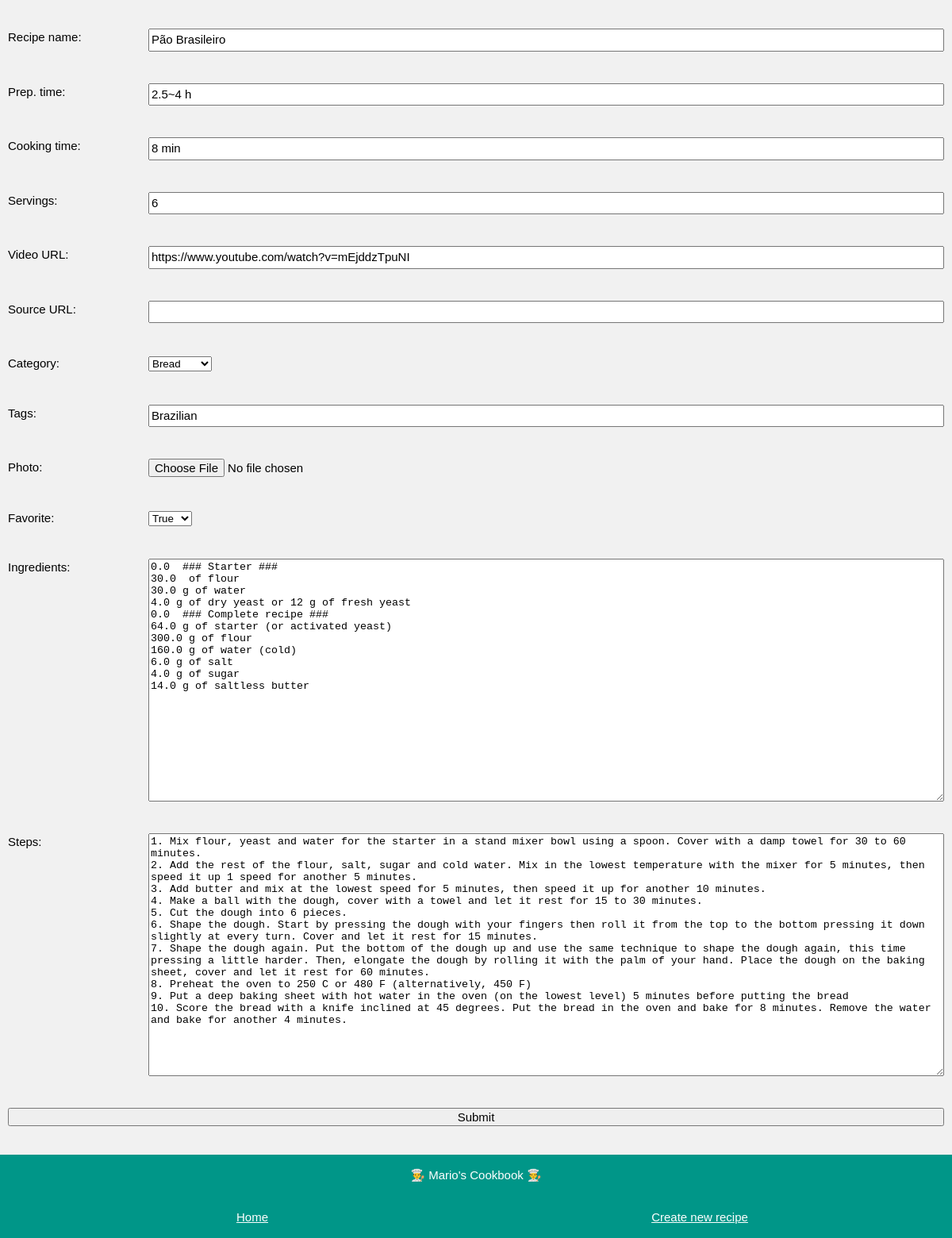
Page /edit/Pão Brasileiro on the committed database.
### app_config.py (models this page shows, shortened)
class Recipe(db.Model):
    name = db.Column(db.String, nullable=False, unique=True, primary_key=True)
    prepTime = db.Column(db.String, nullable=False)
    cookingTime = db.Column(db.String, nullable=False)
    servings = db.Column(db.Integer, nullable=False)
    videoURL = db.Column(db.String, nullable=False)
    sourceURL = db.Column(db.String, nullable=False)
    steps = db.Column(db.Text, nullable=False)
    photo = db.Column(db.String, nullable=False)
    favorite = db.Column(db.Boolean, default=False)
    category = db.Column(db.String, nullable=False)
    tags = db.Column(db.String, nullable=False)
    ingredients = db.relationship('Ingredient', backref='recipe', lazy=True)

class Ingredient(db.Model):
    id = db.Column(db.Integer, primary_key=True)
    name = db.Column(db.String, nullable=False)
    amount = db.Column(db.Float, default=0)
    unit = db.Column(db.String, default='')
    recipe_name = db.Column(db.String, db.ForeignKey('recipe.name'), nullable=False)

### app_edit.py (the view, shortened to what this page needs)
@app.route('/edit/<name>', methods=['POST', 'GET'])
def edit(name):
    if request.method == 'GET':
        recipe = Recipe.query.get(name)
        amounts = []
        for ingredient in recipe.ingredients:
            amount = ingredient.amount
            amounts.append(amount)
        n_amounts = range(len(amounts))
        return render_template('edit.html', recipe=recipe, amounts=amounts,
                               n_amounts=n_amounts, new=False, categories = known_categories)

### templates/edit.html (shortened to what this page needs)
<!DOCTYPE html>
<html>
<head>
    <link rel="stylesheet" href="../static/css/edit.css">
    <link rel='stylesheet' href='../static/css/fonts.css'>
</head>
<body class="background-color">
    <div class="page-container">
        {% if new == False %}
        <form action="/edit/{{recipe.name}}" method="POST" enctype="multipart/form-data">
        {% else %}
        <form action="/new/" method="POST" enctype="multipart/form-data">
        {% endif %}
            <div class="form-item">
                <label for="name">Recipe name: </label>
                {% if new == False %}
                <input type="text" id="name" name="name" value="{{recipe.name}}">
                {% else %}
                <input type="text" id="name" name="name">
                {% endif %}
            </div>
            <div class="form-item">
                <label for="prepTime">Prep. time: </label>
                {% if new == False %}
                <input type="text" id="prepTime" name="prepTime" value="{{recipe.prepTime}}">
                {% else %}
                <input type="text" id="prepTime" name="prepTime">
                {% endif %}
            </div>
            <div class="form-item">
                <label for="cookingTime">Cooking time: </label>
                {% if new == False %}
                <input type="text" id="cookingTime" name="cookingTime" value="{{recipe.cookingTime}}">
                {% else %}
                <input type="text" id="cookingTime" name="cookingTime">
                {% endif %}
            </div>
            <div class="form-item">
                <label for="servings">Servings: </label>
                {% if new == False %}
                <input type="number" step="1" id="servings" name="servings" value="{{recipe.servings}}">
                {% else %}
                <input type="number" step="1" id="servings" name="servings">
                {% endif %}
            </div>
            <div class="form-item">
                <label for="videoURL">Video URL: </label>
                {% if new == False %}
                <input type="text" id="videoURL" name="videoURL" value="{{recipe.videoURL}}">
                {% else %}
                <input type="text" id="videoURL" name="videoURL">
                {% endif %}
            </div>
            <div class="form-item">
                <label for="sourceURL">Source URL: </label>
                {% if new == False %}
                <input type="text" id="sourceURL" name="sourceURL" value="{{recipe.sourceURL}}">
                {% else %}
                <input type="text" id="sourceURL" name="sourceURL">
                {% endif %}
            </div>
            <div class="form-item">
                <label for="category">Category: </label>
                <div class="custom-select" style="width:200px;">
                    {% if new == False %}
                    <select id="category" name="category">
                        {% for c in categories%}
                            <option value="{{c}}" {%if recipe.category == c %} selected {% endif %}> {{c}} </option>
                        {% endfor %}
                    </select>
                    {% else %}
                    <select id="category" name="category">
                        {% for c in categories%}
                            <option value="{{c}}" > {{c}} </option>
                        {% endfor %}
                    </select>
                    {% endif %}
                </div>
            </div>
            <div class="form-item">
                <label for="tags">Tags: </label>
                {% if new == False %}
                <input type="text" id="tags" name="tags" value="{{recipe.tags}}">
                {% else %}
                <input type="text" id="tags" name="tags">
                {% endif %}
            </div>
            <div class="form-item">
                <label for="photo">Photo: </label>
                <input type="file" id="file" name="file">
            </div>
            <div class="form-item">
                <label for="favorite">Favorite: </label>
                <div class="custom-select" style="width:200px;">
                    <select id="favorite" name="favorite">
                        {% if new == False %}
                        {% if recipe.favorite == False %}
                        <option value="0" selected>False</option>
                        <option value="1">True</option>
                        {% else %}
                        <option value="1" selected>True</option>
                        {% endif %}
                        {% else %}
                        <option value="0">False</option>
                        <option value="1">True</option>
                        {% endif %}
                    </select>
                </div>
            </div>
            <div class="form-item">
                <label for="ingredients">Ingredients: </label>
                {% if new == False %}
                <textarea id="ingredients" name="ingredients" rows="20" cols="50">
{% for i in n_amounts %}{{ amounts[i] }} {{ recipe.ingredients[i].unit }} {{ recipe.ingredients[i].name }}
{% endfor %}</textarea>
                {% else %}
                <textarea id="ingredients" name="ingredients" rows="20" cols="50"></textarea>
                {% endif %}
            </div>
            <div class="form-item">
                <label for="steps">Steps: </label>
                {% if new == False %}
                <textarea id="steps" name="steps" rows="20" cols="50">{{recipe.steps}}</textarea>
                {% else %}
                <textarea id="steps" name="steps" rows="20" cols="50"></textarea>
                {% endif %}
            </div>
            <div class="form-item-submit">
                <input type="submit" value="Submit">
            </div>
        </form>
    </div>
    <footer class="footer">
        <p class='footer-item'>👨‍🍳 Mario's Cookbook 👨‍🍳</p>
        <div class='footer-grid'>
            <div class='footer-item'><a href="/"> Home</a></div>
            <div class='footer-item'><a href="/new"> Create new recipe</a></div>
        </div>
    </footer>
</body>
</html>

### static/css/edit.css (style rules this page uses)
body { --themeColor: #009688; --grey:#757575; }
.background-color { color:#000!important;background-color:#f1f1f1!important }
.page-container { margin-left:auto;margin-right:auto;margin-top:16px!important;max-width:1400px; }
.form-item { display: grid; grid-template-columns: 15% 85%; padding:20px 10px }
.form-item-submit { display: grid; grid-template-columns: 100%; padding:20px 10px }
input { font:inherit;margin:0 }
.footer { padding:0.01em 16px; color:#fff!important;background-color:var(--themeColor)!important; text-align:center; display:inline-block;width:100%; margin-top:16px!important }
.footer-grid { display: grid; grid-template-columns: 50% 50%; padding:1em 20px; }
.footer-item { color:#fff }
p { color:#3d3d3d; }
html,body,h1,h2,h3,h4,h5,h6 { font-family: "Roboto", sans-serif }
a { color: inherit; background-color:transparent }
html { box-sizing:border-box }
*,*:before,*:after { box-sizing:inherit }
html { -ms-text-size-adjust:100%;-webkit-text-size-adjust:100% }
body { margin:0 }
html,body { font-family:Verdana,sans-serif;font-size:15px;line-height:1.5 }
html { overflow-x:hidden }

### rows in the picture
Recipe: name "Pão Brasileiro", prepTime "2.5~4 h", cookingTime "8 min", servings "6", videoURL "https://www.youtube.com/watch?v=mEjddzTpuNI", category "Bread", tags "Brazilian", favorite "True", steps "1. Mix flour, yeast and water for the starter in a stand mixer bowl using a spoon. Cover with a damp towel for 30 to 60 minutes. 2. Add the rest of the flour, salt, sugar and cold water. Mix in the lowest temperature with the mixer for 5 minutes, then speed it up 1 speed for another 5 minutes. 3. Add butter and mix at the lowest speed for 5 minutes, then speed it up for another 10 minutes. 4. Make a ball with the dough, cover with a towel and let it rest for 15 to 30 minutes. 5. Cut the dough into 6 pieces. 6. Shape the dough. Start by pressing the dough with your fingers then roll it from the top to the bottom pressing it down slightly at every turn. Cover and let it rest for 15 minutes.…"
Ingredient: ingredients "0.0 ### Starter ### 30.0 of flour 30.0 g of water 4.0 g of dry yeast or 12 g of fresh yeast 0.0 ### Complete recipe ### 64.0 g of starter (or activated yeast) 300.0 g of flour 160.0 g of water (cold) 6.0 g of salt 4.0 g of sugar 14.0 g of saltless butter"
